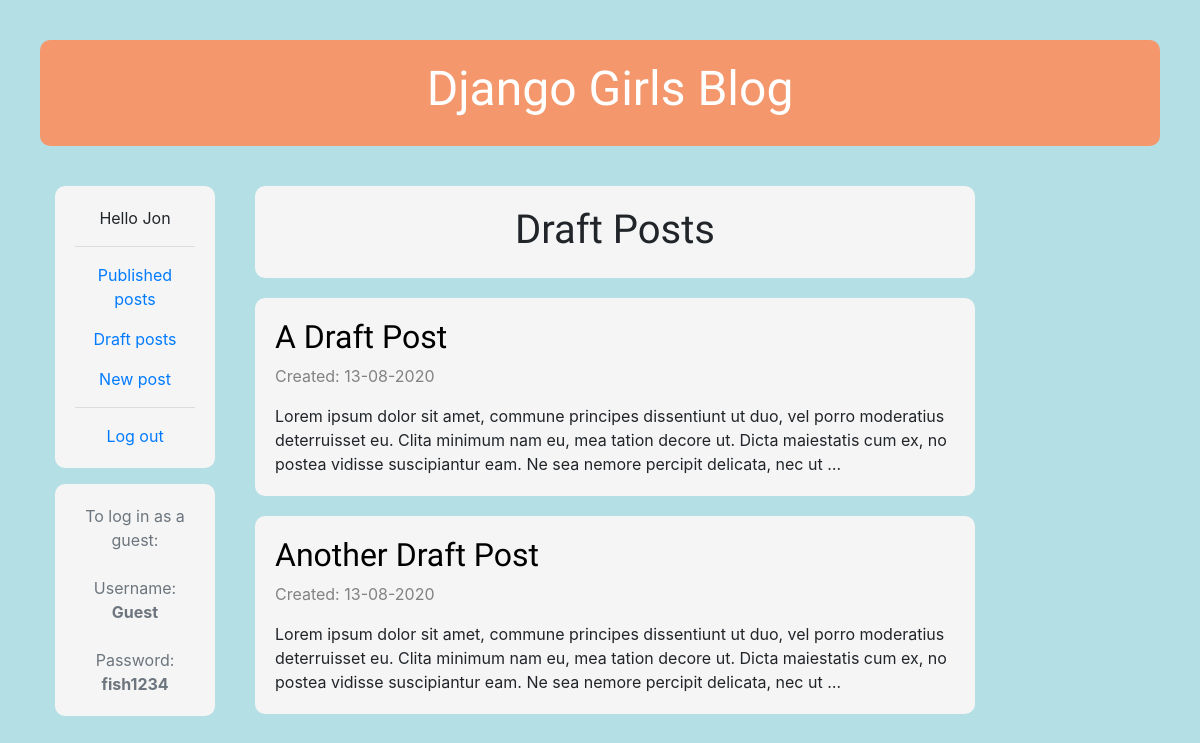
Page /drafts/ (signed in) on the committed database.
### blog/models.py (models this page shows, shortened)
class Post(models.Model):
    author = models.ForeignKey(settings.AUTH_USER_MODEL, on_delete=models.CASCADE)
    title = models.CharField(max_length=200)
    text = models.TextField()
    created_date = models.DateField(default=timezone.now)
    published_date = models.DateField(blank=True, null=True)

### blog/views.py (the view)
# urls.py: path('drafts/', views.post_draft_list, name='post_draft_list'),
@login_required
def post_draft_list(request):
    posts = Post.objects.filter(published_date__isnull=True).order_by('created_date')
    return render(request, 'blog/post_draft_list.html', {'posts': posts})

### blog/templates/blog/post_draft_list.html
{% extends 'blog/base.html' %}
{% block content %}
    <div class="post pb-3 text-center">
        <h1>Draft Posts</h1>
    </div>
    {% for post in posts %}
        <div class="post">
            <h2><a href="{% url 'post_detail' pk=post.pk %}">{{ post.title }}</a></h2>
            <p class="date">Created: {{ post.created_date|date:'d-m-Y' }}</p>
            <p>{{ post.text|truncatechars:250 }}</p>
        </div>
    {% endfor %}
{% endblock %}

### blog/templates/blog/base.html (shortened to what this page needs)
{% load static %}
<html>
    <head>
        <link rel="stylesheet" href="https://stackpath.bootstrapcdn.com/bootstrap/4.5.2/css/bootstrap.min.css">
        <link rel="stylesheet" href="{% static 'css/blog.css' %}">
    </head>
    <body>
        <div class="page-header">
            <h1><a href="/">Django Girls Blog</a></h1>
        </div>
        <div class="container">
            <div class="row">
                <div class="col-2">
                    <div class="info-panel">
                        {% if user.is_authenticated %}
                            <p>Hello {{ user.username }}</p>
                            <hr>
                            <p><a href="{% url 'post_list' %}"">Published posts</a></p>
                            <p><a href="{% url 'post_draft_list' %}"">Draft posts</a></p>
                            <p><a href="{% url 'post_new' %}">New post</a></p>
                            <hr>
                            <a href="{% url 'logout' %}">Log out</a>
                        {% else %}
                            <a href="{% url 'login' %}">Log in</a>
                        {% endif %}
                    </div>
                    <div class="info-panel mt-3 text-muted">
                            To log in as a guest:<br /><br />
                            Username: <strong>Guest</strong><br /><br />
                            Password: <strong>fish1234</strong>
                    </div>
                </div>
                <div class="col-8">
                    {% block content %}
                    {% endblock %}
                </div>
                <div class="col-2"></div>
            </div>
        </div>
    </body>
</html>

### blog/static/css/blog.css (style rules this page uses)
h1 a, h2 a, h3 a { color: #FF8833; font-family: 'Lobster'; }
body { padding-top: 20px; padding-left: 20px; padding-bottom: 8px; background-color: #b4dfe5; }
.info-panel { background-color: whitesmoke; padding: 20px 20px 20px 20px; text-align: center; border-radius: 10px; }
.page-header { background-color: #f4976c; margin: 20px 40px 40px 20px; padding: 20px 20px 20px 40px; text-align: center; border-radius: 10px; }
.page-header h1, .page-header h1 a, .page-header h1 a:visited, .page-header h1 a:active { color: #ffffff; font-size: 36pt; text-decoration: none; }
h1, h2, h3, h4 { font-family: 'Lobster', cursive; }
.date { color: #828282; }
.post { margin-bottom: 20px; margin-left: 10px; background-color: whitesmoke; padding: 20px 20px 4px 20px; border-radius: 10px; }
.post h2 a, .post h2 a:visited { color: #000000; }

### rows in the picture
Post: title "A Draft Post", created_date "13-08-2020", text "Lorem ipsum dolor sit amet, commune principes dissentiunt ut duo, vel porro moderatius deterruisset eu. Clita minimum nam eu, mea tation decore ut. Dicta maiestatis cum ex, no postea vidisse suscipiantur eam. Ne sea nemore percipit delicata, nec ut …"
Post: title "Another Draft Post", created_date "13-08-2020", text "Lorem ipsum dolor sit amet, commune principes dissentiunt ut duo, vel porro moderatius deterruisset eu. Clita minimum nam eu, mea tation decore ut. Dicta maiestatis cum ex, no postea vidisse suscipiantur eam. Ne sea nemore percipit delicata, nec ut …"

### other values in the picture
{{ user.username }} "Jon"
